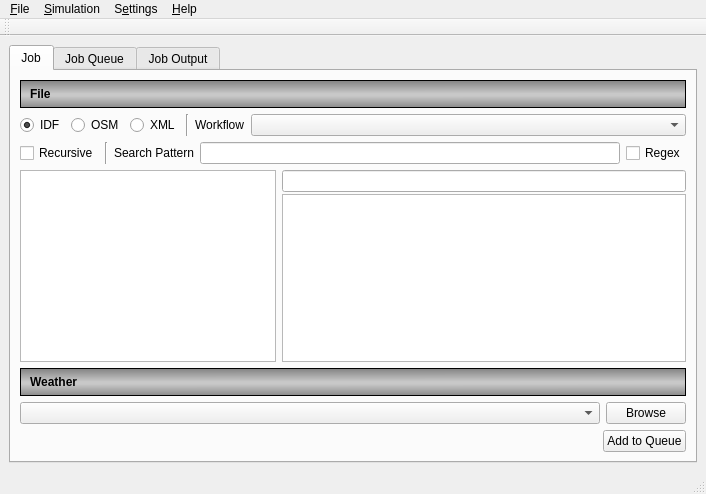
<?xml version="1.0" encoding="UTF-8"?>
<ui version="4.0">
 <class>MainWindow</class>
 <widget class="QMainWindow" name="MainWindow">
  <property name="geometry">
   <rect>
    <x>0</x>
    <y>0</y>
    <width>706</width>
    <height>494</height>
   </rect>
  </property>
  <property name="sizePolicy">
   <sizepolicy hsizetype="Expanding" vsizetype="Expanding">
    <horstretch>0</horstretch>
    <verstretch>0</verstretch>
   </sizepolicy>
  </property>
  <property name="windowTitle">
   <string>RunManager</string>
  </property>
  <property name="styleSheet">
   <string notr="true">QToolButton:!hover:checked {
     border: none;
     }
   </string>
  </property>
  <property name="unifiedTitleAndToolBarOnMac">
   <bool>false</bool>
  </property>
  <widget class="QWidget" name="centralwidget">
   <property name="sizePolicy">
    <sizepolicy hsizetype="Expanding" vsizetype="Expanding">
     <horstretch>0</horstretch>
     <verstretch>0</verstretch>
    </sizepolicy>
   </property>
   <layout class="QVBoxLayout" name="verticalLayout">
    <item>
     <widget class="QTabWidget" name="tabWidget">
      <property name="tabShape">
       <enum>QTabWidget::Rounded</enum>
      </property>
      <property name="currentIndex">
       <number>0</number>
      </property>
      <widget class="QWidget" name="tab">
       <attribute name="title">
        <string>Job</string>
       </attribute>
       <layout class="QVBoxLayout" name="verticalLayout_4">
        <item>
         <layout class="QGridLayout" name="gridLayout">
          <property name="sizeConstraint">
           <enum>QLayout::SetDefaultConstraint</enum>
          </property>
          <item row="1" column="0">
           <layout class="QGridLayout" name="gridLayout_2">
            <item row="2" column="0">
             <widget class="QTreeView" name="treeFileSystem">
              <property name="sizePolicy">
               <sizepolicy hsizetype="Maximum" vsizetype="Expanding">
                <horstretch>0</horstretch>
                <verstretch>0</verstretch>
               </sizepolicy>
              </property>
              <property name="contextMenuPolicy">
               <enum>Qt::ActionsContextMenu</enum>
              </property>
              <property name="dragEnabled">
               <bool>false</bool>
              </property>
              <property name="allColumnsShowFocus">
               <bool>true</bool>
              </property>
              <property name="headerHidden">
               <bool>true</bool>
              </property>
             </widget>
            </item>
            <item row="1" column="0" colspan="2">
             <layout class="QHBoxLayout" name="horizontalLayout_2">
              <item>
               <widget class="QCheckBox" name="cbRecursive">
                <property name="text">
                 <string>Recursive</string>
                </property>
               </widget>
              </item>
              <item>
               <widget class="Line" name="line_2">
                <property name="orientation">
                 <enum>Qt::Vertical</enum>
                </property>
               </widget>
              </item>
              <item>
               <widget class="QLabel" name="label_2">
                <property name="text">
                 <string>Search Pattern</string>
                </property>
               </widget>
              </item>
              <item>
               <widget class="QLineEdit" name="txtSearchPattern"/>
              </item>
              <item>
               <widget class="QCheckBox" name="cbRegex">
                <property name="text">
                 <string>Regex</string>
                </property>
               </widget>
              </item>
             </layout>
            </item>
            <item row="0" column="0" colspan="2">
             <layout class="QHBoxLayout" name="horizontalLayout_4">
              <item>
               <widget class="QRadioButton" name="rbIDF">
                <property name="sizePolicy">
                 <sizepolicy hsizetype="Maximum" vsizetype="Fixed">
                  <horstretch>0</horstretch>
                  <verstretch>0</verstretch>
                 </sizepolicy>
                </property>
                <property name="text">
                 <string>IDF</string>
                </property>
                <property name="checked">
                 <bool>true</bool>
                </property>
               </widget>
              </item>
              <item>
               <widget class="QRadioButton" name="rbOSM">
                <property name="sizePolicy">
                 <sizepolicy hsizetype="Maximum" vsizetype="Fixed">
                  <horstretch>0</horstretch>
                  <verstretch>0</verstretch>
                 </sizepolicy>
                </property>
                <property name="text">
                 <string>OSM</string>
                </property>
               </widget>
              </item>
              <item>
               <widget class="QRadioButton" name="rbXML">
                <property name="sizePolicy">
                 <sizepolicy hsizetype="Maximum" vsizetype="Fixed">
                  <horstretch>0</horstretch>
                  <verstretch>0</verstretch>
                 </sizepolicy>
                </property>
                <property name="text">
                 <string>XML</string>
                </property>
               </widget>
              </item>
              <item>
               <widget class="Line" name="line">
                <property name="orientation">
                 <enum>Qt::Vertical</enum>
                </property>
               </widget>
              </item>
              <item>
               <widget class="QLabel" name="label">
                <property name="sizePolicy">
                 <sizepolicy hsizetype="Maximum" vsizetype="Preferred">
                  <horstretch>0</horstretch>
                  <verstretch>0</verstretch>
                 </sizepolicy>
                </property>
                <property name="text">
                 <string>Workflow</string>
                </property>
               </widget>
              </item>
              <item>
               <widget class="QComboBox" name="cbWorkflow"/>
              </item>
             </layout>
            </item>
            <item row="2" column="1">
             <layout class="QVBoxLayout" name="verticalLayout_7">
              <property name="spacing">
               <number>2</number>
              </property>
              <item>
               <widget class="QLineEdit" name="txtRootPath"/>
              </item>
              <item>
               <widget class="QTreeView" name="listFiles">
                <property name="sizePolicy">
                 <sizepolicy hsizetype="MinimumExpanding" vsizetype="Expanding">
                  <horstretch>0</horstretch>
                  <verstretch>0</verstretch>
                 </sizepolicy>
                </property>
                <property name="contextMenuPolicy">
                 <enum>Qt::ActionsContextMenu</enum>
                </property>
                <property name="acceptDrops">
                 <bool>false</bool>
                </property>
                <property name="alternatingRowColors">
                 <bool>true</bool>
                </property>
                <property name="selectionMode">
                 <enum>QAbstractItemView::ExtendedSelection</enum>
                </property>
                <property name="headerHidden">
                 <bool>true</bool>
                </property>
                <addaction name="actionFilesSelectAll"/>
                <addaction name="actionFilesSelectNone"/>
                <addaction name="actionFilesCheckAll"/>
                <addaction name="actionFilesCheckNone"/>
                <addaction name="actionFilesCheckSelected"/>
                <addaction name="actionFilesInvertChecked"/>
                <addaction name="actionFilesAddToQueue"/>
                <addaction name="actionFilesAddCheckedToQueue"/>
                <addaction name="actionFilesOpenFolder"/>
               </widget>
              </item>
             </layout>
            </item>
           </layout>
          </item>
          <item row="0" column="0">
           <widget class="QLabel" name="label_3">
            <property name="styleSheet">
             <string notr="true">QLabel {


color: black;

font: bold;

padding: 6px;

border: 1px solid black;

background-color: qlineargradient(spread:reflect, x1:0.463, y1:0, x2:0.468, y2:0.528409, stop:0 rgba(128, 128, 128, 255), stop:0.924171 rgba(200, 200, 200, 255));
}  
</string>
            </property>
            <property name="text">
             <string>File</string>
            </property>
           </widget>
          </item>
          <item row="3" column="0">
           <layout class="QGridLayout" name="gridLayout_4">
            <item row="1" column="1">
             <widget class="QPushButton" name="btnEPWBrowse">
              <property name="sizePolicy">
               <sizepolicy hsizetype="Minimum" vsizetype="Fixed">
                <horstretch>0</horstretch>
                <verstretch>0</verstretch>
               </sizepolicy>
              </property>
              <property name="text">
               <string>Browse</string>
              </property>
              <property name="flat">
               <bool>false</bool>
              </property>
             </widget>
            </item>
            <item row="1" column="0">
             <widget class="QComboBox" name="comboBoxEPWFiles">
              <property name="sizePolicy">
               <sizepolicy hsizetype="Expanding" vsizetype="Fixed">
                <horstretch>0</horstretch>
                <verstretch>0</verstretch>
               </sizepolicy>
              </property>
             </widget>
            </item>
           </layout>
          </item>
          <item row="2" column="0">
           <widget class="QLabel" name="label_4">
            <property name="styleSheet">
             <string notr="true">QLabel {


color: black;

font: bold;

padding: 6px;

border: 1px solid black;

background-color: qlineargradient(spread:reflect, x1:0.463, y1:0, x2:0.468, y2:0.528409, stop:0 rgba(128, 128, 128, 255), stop:0.924171 rgba(200, 200, 200, 255));
}
</string>
            </property>
            <property name="text">
             <string>Weather</string>
            </property>
           </widget>
          </item>
         </layout>
        </item>
        <item>
         <layout class="QHBoxLayout" name="horizontalLayout">
          <item>
           <spacer name="horizontalSpacer">
            <property name="orientation">
             <enum>Qt::Horizontal</enum>
            </property>
            <property name="sizeHint" stdset="0">
             <size>
              <width>40</width>
              <height>20</height>
             </size>
            </property>
           </spacer>
          </item>
          <item>
           <widget class="QPushButton" name="btnEnqueue">
            <property name="text">
             <string>Add to Queue</string>
            </property>
            <property name="icon">
             <iconset>
              <normaloff>:/checkall</normaloff>:/checkall</iconset>
            </property>
           </widget>
          </item>
         </layout>
        </item>
       </layout>
      </widget>
      <widget class="QWidget" name="tab_2">
       <attribute name="title">
        <string>Job Queue</string>
       </attribute>
       <layout class="QVBoxLayout" name="verticalLayout_2">
        <item>
         <layout class="QVBoxLayout" name="verticalLayout_5"/>
        </item>
       </layout>
      </widget>
      <widget class="QWidget" name="tab_3">
       <attribute name="title">
        <string>Job Output</string>
       </attribute>
       <layout class="QVBoxLayout" name="verticalLayout_6">
        <item>
         <layout class="QVBoxLayout" name="verticalLayout_3"/>
        </item>
       </layout>
      </widget>
     </widget>
    </item>
   </layout>
  </widget>
  <widget class="QMenuBar" name="menubar">
   <property name="geometry">
    <rect>
     <x>0</x>
     <y>0</y>
     <width>706</width>
     <height>23</height>
    </rect>
   </property>
   <widget class="QMenu" name="menuHelp">
    <property name="title">
     <string>&amp;Help</string>
    </property>
    <addaction name="actionAbout"/>
    <addaction name="actionDocumentationOnline"/>
   </widget>
   <widget class="QMenu" name="menuSettings">
    <property name="title">
     <string>S&amp;ettings</string>
    </property>
    <addaction name="actionConfig"/>
   </widget>
   <widget class="QMenu" name="menuProject">
    <property name="title">
     <string>&amp;File</string>
    </property>
    <addaction name="actionExit"/>
    <addaction name="actionSettings_File"/>
   </widget>
   <widget class="QMenu" name="menuSimulation">
    <property name="title">
     <string>&amp;Simulation</string>
    </property>
    <addaction name="actionRestart_Out_Of_Date"/>
    <addaction name="actionRMStatistics"/>
   </widget>
   <addaction name="menuProject"/>
   <addaction name="menuSimulation"/>
   <addaction name="menuSettings"/>
   <addaction name="menuHelp"/>
  </widget>
  <widget class="QStatusBar" name="statusbar"/>
  <widget class="QToolBar" name="toolBar">
   <property name="windowTitle">
    <string>toolBar</string>
   </property>
   <attribute name="toolBarArea">
    <enum>TopToolBarArea</enum>
   </attribute>
   <attribute name="toolBarBreak">
    <bool>false</bool>
   </attribute>
  </widget>
  <action name="actionRunIDFJob">
   <property name="icon">
    <iconset>
     <normaloff>:/simulate</normaloff>:/simulate</iconset>
   </property>
   <property name="text">
    <string>Simulate</string>
   </property>
   <property name="toolTip">
    <string>Start simulation with selected files</string>
   </property>
   <property name="shortcut">
    <string>Ctrl+R</string>
   </property>
  </action>
  <action name="actionIDFBrowse">
   <property name="icon">
    <iconset>
     <normaloff>:/idf</normaloff>:/idf</iconset>
   </property>
   <property name="text">
    <string>IDF</string>
   </property>
   <property name="toolTip">
    <string>Select IDF file to simulate</string>
   </property>
   <property name="shortcut">
    <string>Ctrl+I</string>
   </property>
  </action>
  <action name="actionEPWBrowse">
   <property name="icon">
    <iconset>
     <normaloff>:/weather</normaloff>:/weather</iconset>
   </property>
   <property name="text">
    <string>Weather</string>
   </property>
   <property name="toolTip">
    <string>Select weather data file</string>
   </property>
   <property name="shortcut">
    <string>Ctrl+W</string>
   </property>
  </action>
  <action name="actionAbout">
   <property name="text">
    <string>&amp;About</string>
   </property>
   <property name="menuRole">
    <enum>QAction::AboutRole</enum>
   </property>
  </action>
  <action name="actionMultipleSelect">
   <property name="text">
    <string>Queue Input Files</string>
   </property>
  </action>
  <action name="actionConfig">
   <property name="text">
    <string>&amp;Preferences...</string>
   </property>
   <property name="menuRole">
    <enum>QAction::PreferencesRole</enum>
   </property>
  </action>
  <action name="actionHtmlResults">
   <property name="icon">
    <iconset>
     <normaloff>:/results</normaloff>:/results</iconset>
   </property>
   <property name="text">
    <string>Results</string>
   </property>
   <property name="toolTip">
    <string>display EnergyPlus HTML Results in default browser</string>
   </property>
   <property name="shortcut">
    <string>Ctrl+R</string>
   </property>
  </action>
  <action name="actionFilesSelectAll">
   <property name="icon">
    <iconset resource="RunManagerUI.qrc">
     <normaloff>:/app/selectall</normaloff>:/app/selectall</iconset>
   </property>
   <property name="text">
    <string>Select All</string>
   </property>
   <property name="toolTip">
    <string>Select all files</string>
   </property>
   <property name="iconVisibleInMenu">
    <bool>true</bool>
   </property>
  </action>
  <action name="actionFilesAddToQueue">
   <property name="icon">
    <iconset resource="RunManagerUI.qrc">
     <normaloff>:/app/addtoqueue</normaloff>:/app/addtoqueue</iconset>
   </property>
   <property name="text">
    <string>Add To Queue</string>
   </property>
   <property name="toolTip">
    <string>Add current file to queue</string>
   </property>
   <property name="iconVisibleInMenu">
    <bool>true</bool>
   </property>
  </action>
  <action name="actionFilesAddCheckedToQueue">
   <property name="icon">
    <iconset resource="RunManagerUI.qrc">
     <normaloff>:/app/addcheckedtoqueue</normaloff>:/app/addcheckedtoqueue</iconset>
   </property>
   <property name="text">
    <string>Add Checked To Queue</string>
   </property>
   <property name="toolTip">
    <string>Add checked files to queue</string>
   </property>
   <property name="iconVisibleInMenu">
    <bool>true</bool>
   </property>
  </action>
  <action name="actionFilesOpenFolder">
   <property name="icon">
    <iconset resource="RunManagerUI.qrc">
     <normaloff>:/app/open_folder</normaloff>:/app/open_folder</iconset>
   </property>
   <property name="text">
    <string>Open Folder</string>
   </property>
   <property name="toolTip">
    <string>Open containing folder</string>
   </property>
   <property name="iconVisibleInMenu">
    <bool>true</bool>
   </property>
  </action>
  <action name="actionFilesSelectNone">
   <property name="icon">
    <iconset resource="RunManagerUI.qrc">
     <normaloff>:/app/selectnone</normaloff>:/app/selectnone</iconset>
   </property>
   <property name="text">
    <string>Select None</string>
   </property>
   <property name="toolTip">
    <string>Unselect all files</string>
   </property>
   <property name="iconVisibleInMenu">
    <bool>true</bool>
   </property>
  </action>
  <action name="actionFilesCheckNone">
   <property name="icon">
    <iconset resource="RunManagerUI.qrc">
     <normaloff>:/app/checknone</normaloff>:/app/checknone</iconset>
   </property>
   <property name="text">
    <string>Uncheck All</string>
   </property>
   <property name="toolTip">
    <string>Uncheck all files</string>
   </property>
   <property name="iconVisibleInMenu">
    <bool>true</bool>
   </property>
  </action>
  <action name="actionFilesInvertChecked">
   <property name="icon">
    <iconset resource="RunManagerUI.qrc">
     <normaloff>:/app/invertchecked</normaloff>:/app/invertchecked</iconset>
   </property>
   <property name="text">
    <string>Invert Checked</string>
   </property>
   <property name="toolTip">
    <string>Toggle which files are checked</string>
   </property>
   <property name="iconVisibleInMenu">
    <bool>true</bool>
   </property>
  </action>
  <action name="actionFilesCheckSelected">
   <property name="icon">
    <iconset resource="RunManagerUI.qrc">
     <normaloff>:/app/checkselected</normaloff>:/app/checkselected</iconset>
   </property>
   <property name="text">
    <string>Check Selected</string>
   </property>
   <property name="toolTip">
    <string>Check selected files</string>
   </property>
   <property name="iconVisibleInMenu">
    <bool>true</bool>
   </property>
  </action>
  <action name="actionDocumentationOnline">
   <property name="text">
    <string>&amp;RunManager Help</string>
   </property>
  </action>
  <action name="actionRestart_Out_Of_Date">
   <property name="text">
    <string>&amp;Restart Out Of Date</string>
   </property>
   <property name="toolTip">
    <string>Restart all non-canceled jobs that are out of date</string>
   </property>
  </action>
  <action name="actionRMStatistics">
   <property name="text">
    <string>&amp;Statistics</string>
   </property>
   <property name="toolTip">
    <string>Show RunManager related statistics</string>
   </property>
  </action>
  <action name="actionExit">
   <property name="text">
    <string>E&amp;xit</string>
   </property>
   <property name="menuRole">
    <enum>QAction::QuitRole</enum>
   </property>
  </action>
  <action name="actionOpenFolder">
   <property name="icon">
    <iconset resource="RunManagerUI.qrc">
     <normaloff>:/app/open_folder</normaloff>:/app/open_folder</iconset>
   </property>
   <property name="text">
    <string>Open</string>
   </property>
   <property name="toolTip">
    <string>Open Folder</string>
   </property>
   <property name="iconVisibleInMenu">
    <bool>true</bool>
   </property>
  </action>
  <action name="actionSearchFolder">
   <property name="text">
    <string>Search Folder</string>
   </property>
   <property name="toolTip">
    <string>Set folder as search folder</string>
   </property>
  </action>
  <action name="actionSettings_File">
   <property name="text">
    <string>&amp;Settings File</string>
   </property>
  </action>
  <action name="actionFilesCheckAll">
   <property name="icon">
    <iconset resource="RunManagerUI.qrc">
     <normaloff>:/app/checkall</normaloff>:/app/checkall</iconset>
   </property>
   <property name="text">
    <string>Check All</string>
   </property>
   <property name="toolTip">
    <string>Check all files</string>
   </property>
   <property name="iconVisibleInMenu">
    <bool>true</bool>
   </property>
  </action>
 </widget>
 <resources>
  <include location="RunManagerUI.qrc"/>
 </resources>
 <connections>
  <connection>
   <sender>btnEnqueue</sender>
   <signal>clicked()</signal>
   <receiver>actionRunIDFJob</receiver>
   <slot>trigger()</slot>
   <hints>
    <hint type="sourcelabel">
     <x>486</x>
     <y>424</y>
    </hint>
    <hint type="destinationlabel">
     <x>-1</x>
     <y>-1</y>
    </hint>
   </hints>
  </connection>
  <connection>
   <sender>actionExit</sender>
   <signal>activated()</signal>
   <receiver>MainWindow</receiver>
   <slot>close()</slot>
   <hints>
    <hint type="sourcelabel">
     <x>-1</x>
     <y>-1</y>
    </hint>
    <hint type="destinationlabel">
     <x>352</x>
     <y>246</y>
    </hint>
   </hints>
  </connection>
  <connection>
   <sender>btnEPWBrowse</sender>
   <signal>clicked()</signal>
   <receiver>actionEPWBrowse</receiver>
   <slot>trigger()</slot>
   <hints>
    <hint type="sourcelabel">
     <x>573</x>
     <y>233</y>
    </hint>
    <hint type="destinationlabel">
     <x>-1</x>
     <y>-1</y>
    </hint>
   </hints>
  </connection>
 </connections>
</ui>
